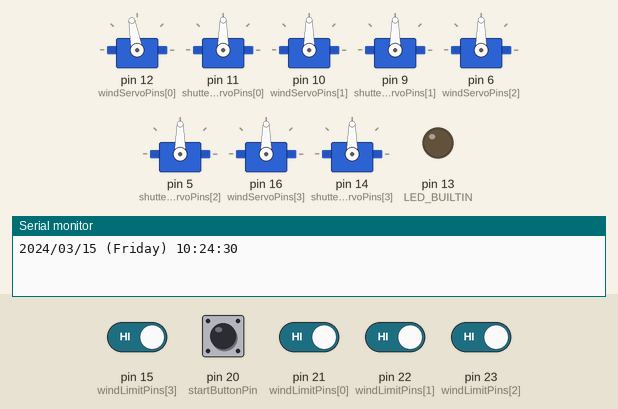
Recording of a program running on a simulated Arduino Leonardo, built with avr-gcc and run on an emulated ATmega32U4. Parts: 8 × servo, output pins drawn as LEDs (lit = HIGH), the last lines printed to the serial monitor. Dashed ring = blinking. The inputs (shaded band) are chosen by the test bench; at power-on: pin 15 (windLimitPins[3]), pin 20 (startButtonPin), pin 21 (windLimitPins[0]), pin 22 (windLimitPins[1]), pin 23 (windLimitPins[2]) HIGH. The local clock reads 2024-03-15 10:24:30 at power-on unless the program sets it.

Above: at 1.2 s.
1.3 s: pin 20 (startButtonPin) pulled LOW for 0.15 s
At 1.7 s:
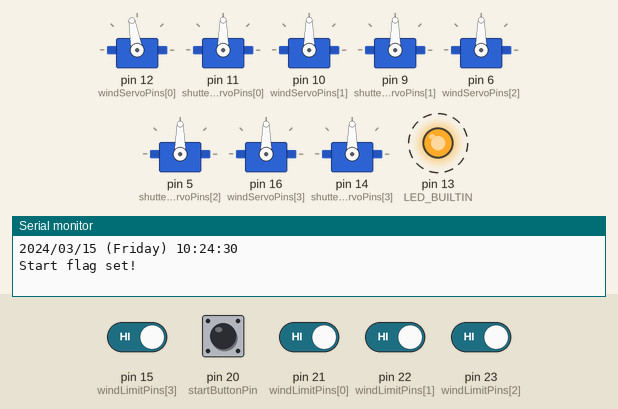
4.4 s: pin 21 (windLimitPins[0]) driven LOW
At 4.67 s:
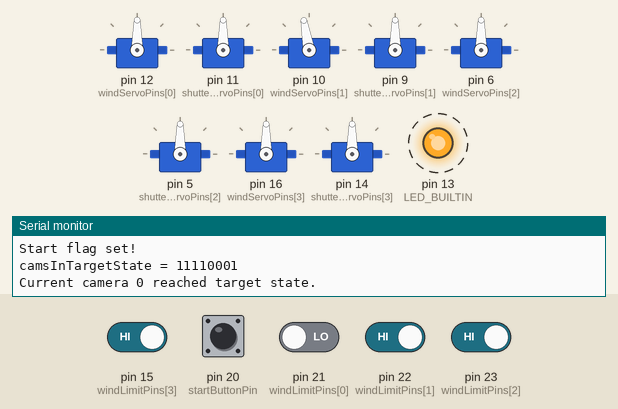
7.4 s: pin 22 (windLimitPins[1]) driven LOW
At 7.68 s:
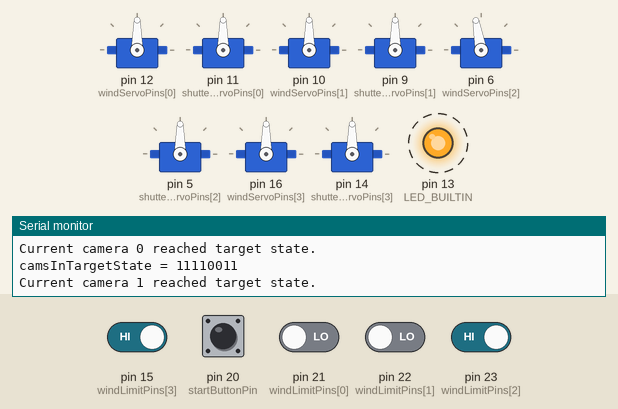
10.4 s: pin 23 (windLimitPins[2]) driven LOW
At 10.69 s:
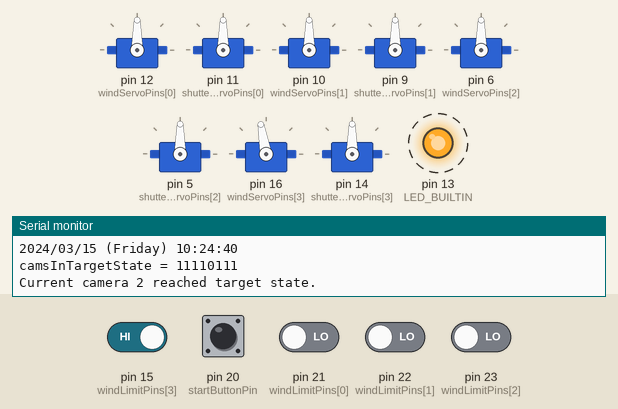
13.4 s: pin 15 (windLimitPins[3]) driven LOW
At 13.7 s:
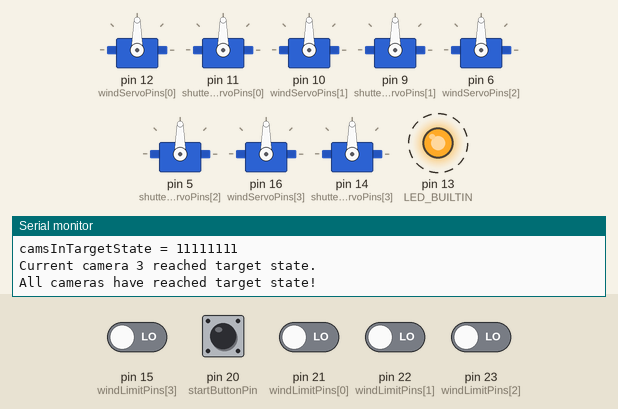
Timing chart, 0 to 17.4 s (numbered marks = the images above; inputs shaded):
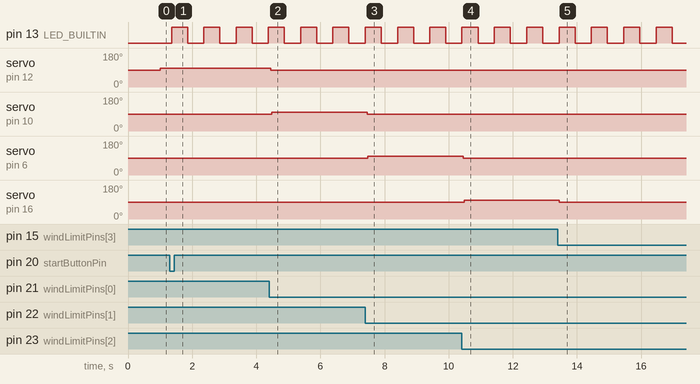

Measured:
- after the input at 1.3 s, pin 13 (LED_BUILTIN): alternates HIGH for 0.50 s and LOW for 0.50 s, starting after 0.06 s
- after the input at 4.4 s, servo on pin 12 (windServoPins[0]): 100° → 90° after 0.06 s; servo on pin 10 (windServoPins[1]): 90° → 100° after 0.08 s
- after the input at 7.4 s, servo on pin 10 (windServoPins[1]): 100° → 90° after 0.06 s; servo on pin 6 (windServoPins[2]): 90° → 100° after 0.08 s
- after the input at 10.4 s, servo on pin 6 (windServoPins[2]): 100° → 90° after 0.06 s; servo on pin 16 (windServoPins[3]): 90° → 100° after 0.08 s
- after the input at 13.4 s, servo on pin 16 (windServoPins[3]): 100° → 90° after 0.05 s

The program:

main.cpp
```cpp
#include "Debounce.h"
#include "DispoCam.h"
#include <Arduino.h>
#include <Servo.h>
#include <RTClib.h>
#include <SerialCommands.h>

#define DEBUG true
#define DEBUG_SERIAL \
    if (DEBUG)       \
    Serial

#define CAMERA_AMOUNT 4

// HW pin definitions
const int startButtonPin = 20;
const int windServoPins[] = {12, 10, 6, 16};
const int shutterServoPins[] = {11, 9, 5, 14};
const int windLimitPins[] = {21, 22, 23, 15};

RTC_DS3231 rtc;
DateTime lastPictureTime;
const int32_t pictureInterval = 10 * 60; // time between pictures in seconds

// ALL TIMES IN UTC
// eclipse times for junction, tx (30.4893°, -99.7714°, Height:	522m)
//    date    | type | p start  |a/t start | a/t max  | a/t end  |  p end
// 14.10.2023 |	 A   | 16:21:37 | 17:48:38 | 17:50:54 | 17:53:09 | 19:28:36
// 08.04.2024 |  T   | 18:14:38 | 19:32:23 | 19:33:55 | 19:35:28 | 20:54:57

// annular
// const DateTime partialEclipseStart = DateTime(2023, 10, 14, 16, 21, 37);    // 10/14/23, 16:21:37
// const DateTime eclipseStart        = DateTime(2023, 10, 14, 17, 48, 38);    // 10/14/23, 17:48:38
// const DateTime eclipseMax          = DateTime(2023, 10, 14, 17, 50, 54);    // 10/14/23, 17:50:54
// const DateTime eclipseEnd          = DateTime(2023, 10, 14, 17, 53, 9);     // 10/14/23, 17:53:09
// const DateTime partialEclipseEnd   = DateTime(2023, 10, 14, 19, 28, 36);    // 10/14/23, 19:28:36

// total
// const DateTime partialEclipseStart    = DateTime(2024, 4, 8, 18, 14, 38);   // 4/8/24, 18:14:38
// const DateTime eclipseStart           = DateTime(2024, 4, 8, 19, 32, 23);   // 4/8/24, 19:32:23
// const DateTime eclipseMax             = DateTime(2024, 4, 8, 19, 33, 55);   // 4/8/24, 19:33:55
// const DateTime eclipseEnd             = DateTime(2024, 4, 8, 19, 35, 28);   // 4/8/24, 19:35:28
// const DateTime partialEclipseEnd      = DateTime(2024, 4, 8, 20, 54, 57);   // 4/8/24, 20:54:57

#if DEBUG
char daysOfTheWeek[7][12] = {"Sunday", "Monday", "Tuesday", "Wednesday", "Thursday", "Friday", "Saturday"};
char buffer[40];
DateTime lastTimePrint = DateTime();
#endif

// declare servos
Servo windServos[CAMERA_AMOUNT]; // continuous rotation (90 is stopped)
Servo shutterServos[CAMERA_AMOUNT];

Debounce windLimits[CAMERA_AMOUNT];

DispoCam cameras[CAMERA_AMOUNT];

Debounce startButton;
bool triggerFlag = false;
// once set to true by button press, a picture is taken after the set pictureInterval elapses until
// out of film
bool startFlag = false;

int currentCamera = 0;
uint8_t camsInTargetState = 0b11111111 << CAMERA_AMOUNT;
uint8_t camsInTargetState_old = camsInTargetState;
CAM_STATES targetState = WOUND;

char serial_command_buffer_[32];
SerialCommands serial_commands_(&Serial, serial_command_buffer_, sizeof(serial_command_buffer_), "\n", " ");

unsigned long lastLedChange = 0;
int ledState = LOW;

void cmd_pic(SerialCommands *sender)
{
    triggerFlag = true;
}

SerialCommand cmd_pic_("PIC", cmd_pic);

void setup()
{
    DEBUG_SERIAL.begin(9600);

    pinMode(LED_BUILTIN, OUTPUT);

    if (!rtc.begin())
    {
        DEBUG_SERIAL.println("Couldn't find RTC");
        DEBUG_SERIAL.flush();
        digitalWrite(LED_BUILTIN, HIGH); // turn LED on if there's a problem
        while (1)
            delay(10);
    }

    if (rtc.lostPower())
    {
        DEBUG_SERIAL.println("RTC lost power, let's set the time!");
        // When time needs to be set on a new device, or after a power loss, the
        // following line sets the RTC to the date & time this sketch was compiled
        rtc.adjust(DateTime(F(__DATE__), F(__TIME__)) + TimeSpan(0, 4, 0, 0)); // adding 4 hours to convert from EDT to UTC
        // This line sets the RTC with an explicit date & time, for example to set
        // January 21, 2014 at 3am you would call:
        // rtc.adjust(DateTime(2014, 1, 21, 3, 0, 0));
    }

    for (int i = 0; i < CAMERA_AMOUNT; i++)
    {
        windServos[i].attach(windServoPins[i]);
        shutterServos[i].attach(shutterServoPins[i]);
        windLimits[i].attach(windLimitPins[i]);
        cameras[i].attach(&windServos[i], &shutterServos[i], &windLimits[i]);
    }
    startButton.attach(startButtonPin);
    serial_commands_.AddCommand(&cmd_pic_);
}

// only sets the trigger flag to true - it is unset in the loop when the shutter activates
// this prevents an early trigger (e.g. when the film is being wound) from being ignored
void updateTriggerCondition()
{
    startButton.poll();
    DateTime now = rtc.now();
    unsigned long nowMillis = millis();
    if (startFlag)
    {
        if (nowMillis - lastLedChange > 500) // blink LED if start flag on
        {
            ledState = !ledState;
            digitalWrite(LED_BUILTIN, ledState);
            lastLedChange = nowMillis;
        }
        if ((!triggerFlag) && ((now - lastPictureTime).totalseconds() >= pictureInterval))
        {
            DEBUG_SERIAL.println("Trigger flag set!");
            triggerFlag = true;
            lastPictureTime = now;
        }
    }
    else if (startButton.getState())
    {
        DEBUG_SERIAL.println("Start flag set!");
        startFlag = true;
        lastPictureTime = now;
    }
    // triggerFlag = startFlag && (startButton.getState() || triggerFlag);    // for manual operation
}

void loop()
{
#if DEBUG
    DateTime now = rtc.now();
    if ((now - lastTimePrint).totalseconds() >= 10)
    {
        sprintf(buffer, "%02d/%02d/%02d (%s) %02d:%02d:%02d",
                now.year(), now.month(), now.day(), daysOfTheWeek[now.dayOfTheWeek()],
                now.hour(), now.minute(), now.second());
        DEBUG_SERIAL.println();
        DEBUG_SERIAL.println(buffer);
        lastTimePrint = now;
    }
#endif
    updateTriggerCondition();
    camsInTargetState = 0b11111111 << CAMERA_AMOUNT; // reset target state check
    // update each camera FSM and store whether or not it's in the target state
    for (int i = 0; i < CAMERA_AMOUNT; i++)
    {
        cameras[i].update();
        camsInTargetState |= (cameras[i].getState() == targetState) << i;
    }
    if (camsInTargetState != camsInTargetState_old)
    {
        DEBUG_SERIAL.print("camsInTargetState = ");
        DEBUG_SERIAL.println(camsInTargetState, 2);
    }
    // instruct cameras to either wind film or take a picture (depending on targetState)
    if (camsInTargetState & (1 << currentCamera)) // if current cam in target state,
    {
        if (camsInTargetState != camsInTargetState_old)
        {
            DEBUG_SERIAL.print("Current camera ");
            DEBUG_SERIAL.print(currentCamera);
            DEBUG_SERIAL.println(" reached target state.");
        }
        currentCamera++; // go to next camera
    }
    else
    {
        cameras[currentCamera].readyNext(); // otherwise, tell current cam to move to target state
    }

    uint8_t notCamsInTargetState = ~camsInTargetState; // need to do in separate step to prevent weird compiler warning
    if (!notCamsInTargetState)
    { // if all cams have reached the target state (i.e. they're done doing what they were doing)
        currentCamera = 0;
        if (camsInTargetState != camsInTargetState_old)
            DEBUG_SERIAL.println("All cameras have reached target state!");

        if (targetState == UNWOUND)
        { // after taking pictures, wind film immediately
            DEBUG_SERIAL.println("Changing target state to WOUND. (winding film)");
            targetState = WOUND;
        }
        else if (targetState == WOUND && triggerFlag)
        { // after winding film, wait until triggered to take pictures
            DEBUG_SERIAL.println("Changing target state to UNWOUND. (taking pictures)");
            targetState = UNWOUND;
            triggerFlag = false;
        }
        // DEBUG_SERIAL.println();
    }

    // reset the current camera index when needed
    if (currentCamera >= CAMERA_AMOUNT)
    {
        currentCamera = 0;
        DEBUG_SERIAL.println("Reset current camera to 0.");
    }
    camsInTargetState_old = camsInTargetState;
    serial_commands_.ReadSerial();
}
```
